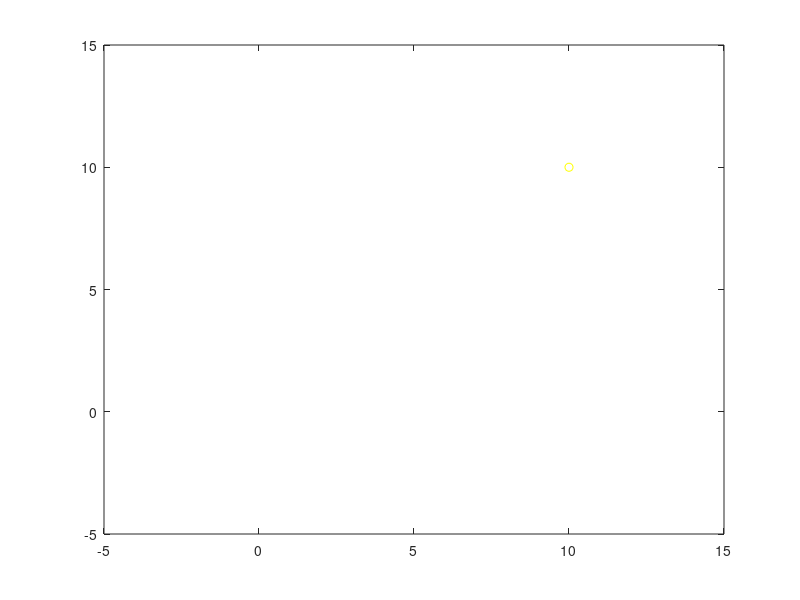

MATLAB code to generate this figure: (Note: this script raises an error after producing the figure.)
clear all; close all; clc;

goal = [10; 10]; %goal position to reach

s_1 = 0.1;
s_2 = 0.2;
s_3 = 0.02;
T = 0.2;
movement_var = [s_1, s_2];
measurement_var = [s_3 0;
                   0 s_3];

mean_pos = [0 0];
cur_covar = eye(2);

real_state = mean_pos'; %[x_pos, y_pos, velocity, angle]
state = mean_pos'; %the actual state of the machine, now only 1d        

close_enough = false; %ending criteria

%Anonymous function for the actual measurement
measure = @(x, y) ([x+randn()*s_3; y+randn()*s_3]);
input_model = @(ang, vt, dt) ([cos(ang)*vt*dt, sin(ang)*vt*dt]');

control = [pi/4, 1, 1];

euclideanDistance = @(p,q) sqrt(sum((p-q).^2));
steps = 0;
figure;

while ~close_enough
    steps = steps+1;
    
    plot(goal(1),goal(2),'yo'); set(gca,'YLim',[-5,15],'XLim',[-5 15]); hold on;
    error_ellipse(cur_covar,state,.95,'style','g');title('current');
    
    %prompt = 'input for next move [angle vt dt]: ';
    %control = input(prompt);
    distanceToTarget = euclideanDistance(state,goal);
    control = [sign(goal(1)-state(1))*acos((goal(1)-state(1))/distanceToTarget)...
               1 ...
               distanceToTarget];
    
    [state, cur_covar] = kalman_predict(control, state, cur_covar, ...
        movement_var, input_model);
    
    %moving the real position
    real_state = real_state+input_model(control(1), control(2), control(3));
    
    disp(['State after prediction: X:', num2str(state(1)), ...
        ' Y:', num2str(state(2)), ...
        ' std: ', num2str(sqrt(cur_covar(1,1))), ' ', ...
        num2str(sqrt(cur_covar(2,2)))]);
    cur_covar
    
    error_ellipse(cur_covar,state,.95,'style','r');title('prediction');% pause;
    
    %measuring the position
    measurement = measure(real_state(1), real_state(2));
    
    [state, cur_covar] = kalman_update(measurement, state, cur_covar, ...
        measurement_var);
    
    disp('State after update: ');
    state
    cur_covar
    
    %visualization
    error_ellipse(cur_covar,state,.95,'style','b');title('update');pause;
    
    N = 2; % how sure do we wanna be
    std = sqrt([cur_covar(1) cur_covar(4)]);
    if goal(1) < state(1)+N*std(1) && goal(1) > state(1)-std(1) && ...
            goal(2) < state(2)+N*std(2) && goal(2) > state(2)-std(2) && ...
                N*std(1) < .3 && N*std(2) < .3
        close_enough = true;
        fprintf('congratulations, you reached your goal in %i steps\n',steps);
    else
        clf;
    end
end





